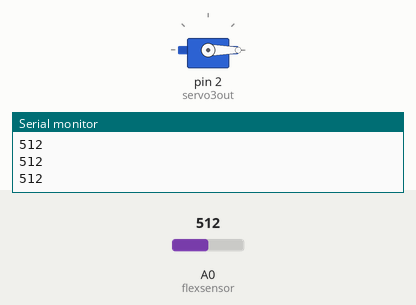
The sketch below on a simulated Arduino Uno, built with avr-gcc and run on an emulated ATmega328P. Parts: servo, the last lines printed to the serial monitor. The test bench sets the inputs (shaded band); at power-on: A0 (flexsensor) = 512.

Above: at 1.2 s.
1.3 s: A0 (flexsensor) set to 122
At 2.1 s:
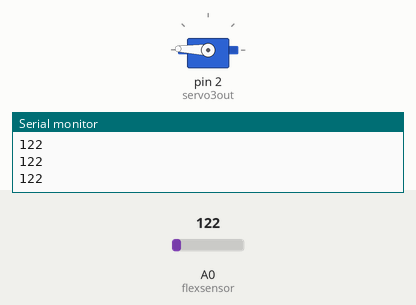
2.8 s: A0 (flexsensor) set to 0
At 3.2 s:
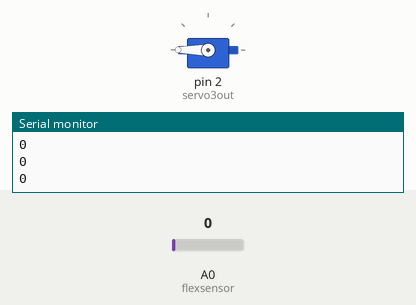
4.3 s: A0 (flexsensor) set to 306
At 5.6 s:
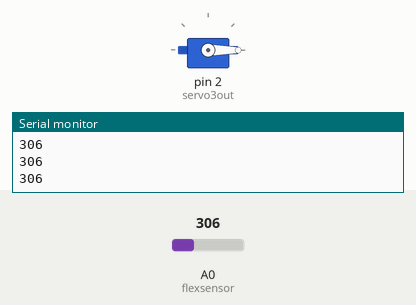
Timing chart, 0 to 7.3 s (numbered marks = the images above; inputs shaded):
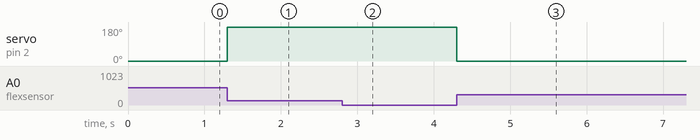

The sketch:

flex.ino
```cpp
#include <Servo.h>

int servo3out = 2;
Servo servo3;
const int flexsensor = 0;


void setup()
{
  Serial.begin(9600);
  servo3.attach(servo3out);
}

void loop()
{
  //servo3.write((160-analogRead(flexsensor))*180/100);
  //servo3.write(analogRead(-1*flexsensor) * 2 - 140);

  servo3.write(map(analogRead(flexsensor), 120, 260, 180, 0));
  Serial.println(analogRead(flexsensor));

  //delay(1);
}
```

Measured:
- after the input at 1.3 s, servo on pin 2 (servo3out): 0° → 178° at once
- after the input at 2.8 s, servo on pin 2 (servo3out): 178° → 180° at once
- after the input at 4.3 s, servo on pin 2 (servo3out): 180° → 0° at once
